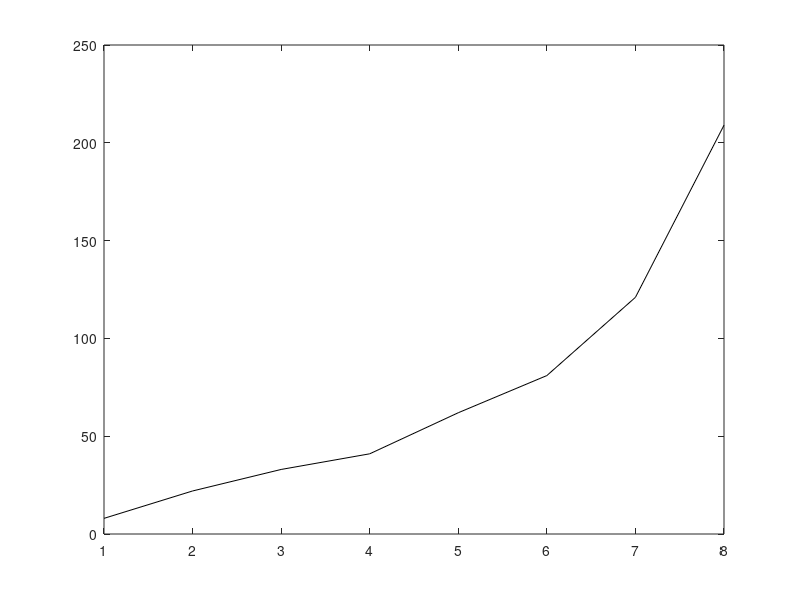

This chart was generated by the following MATLAB code: (Note: this script raises an error after producing the figure.)
close all
clear
clc

addpath('/Users/Roccotepper/Documents/turtles/TurtleData')
addpath('/Users/Roccotepper/Documents/turtles/sinide')


filtL = 0.3;
filtH = 0.0065;
stock = 'JPM'

sampLen = 500;
predLen = 50;
interval = 10;

day = 1525;
futer = 500;
present = day;

% sFFT = SignalGenerator(stock, present+2, 2000);
% [sigFFT, sigHL, sigH, sigL] = sFFT.getSignal('c', filtH, filtL);
%
% m = MoonFinder(sigFFT);
% m.getAandP();

foundP = [209 121 81 62 41 33 22 8];
foundA = [0.67 0.63 0.43 0.29 0.16 0.19 0.14 0.08]*4;
% foundP = [209 121 81 62];
% foundA = [0.67 0.63 0.43 0.29];
theta = [1,2,3,4,5,6,7,8];


icl = 1;
hsvNum = futer/interval;
col = hsv(hsvNum);
figure()
plot(sort(foundP'),'k')


for i = 0:futer/interval
    present = day + i*interval
    
    sMod = SignalGenerator(stock, present+2, sampLen);
    [sig, sigHL, sigH, sigL] = sMod.getSignal('c', filtH, filtL);
    sigMod = sigL;
    plot(sigMod)
    drawnow
    t = (0:length(sigMod)-1).';
    
    fun = @(x)loopClosure(theta, t, sigMod, x);
    
    resMajor = [];
    
    for ii = 1:1
        
        ii
        
        parfor i = 1:20
            
            guess      = zeros(length(theta),3);
            guess(:,1) = rand(length(theta),1)*1;
            guess(:,1) = foundA + ((-0.5+rand(1,length(foundP)))*2)*1
            %         guess(:,2) = rand(length(theta),1)*210;
            guess(:,2) = foundP + ((-0.5+rand(1,length(foundP)))*2)*5
            %         guess(end,2 ) = 10;
            guess(:,3) = rand(length(theta),1)*2*pi;
            guess = guess';
            guess = guess(:);
            guess(end+1) = mean(sigMod);
            
            x0 = [guess'];
            
            lb = [];
            ub = [];
            options = optimset('Display', 'off');
            
            [x, resnorm] = lsqnonlin(fun, x0, lb, ub, options);
            
            
            resMinor = [resnorm/sampLen , x];
            resMajor = [resMajor; resMinor];
            
        end
        
        resMajor = sortrows(resMajor,1);
        
        %     if resMajor(1,1) < 1.5
        %         break
        %     end
        
    end
    
    
    sPro = SignalGenerator(stock, present+2+predLen, sampLen+predLen);
    [sigPro, sigHL, sigH, sigL] = sPro.getSignal('c', filtH, filtL);
    
    % resMajor = sortrows(resMajor,1);
    % resMajor(:,1) = resMajor(:,1)/size(resMajor,1);
    
    x = resMajor(1,2:end);
    xReshaped = reshape(x(1:end-1),3,length(theta));
    A = xReshaped(1,:)';
    P = xReshaped(2,:)';
    theta = xReshaped(3,:)';
    storeProps = [P,A,theta];
    storeProps = sortrows(storeProps,1);
    P = storeProps(:,1);
    A = storeProps(:,2);
    %     if P(1) < 8
    %         A(1) = A(1)*10;
    %     end
    theta = storeProps(:,3);
    
    c = Construction(A, P, theta, predLen, sigMod);
    [model, prediction, projection] = c.constructPro();
    c.plotPro(projection-mean(projection), sigPro-mean(sigPro));
    
    display([sort(foundP'), sort(P)]);
    sum(abs(sort(foundP') - sort(P)))
    resMajor(1:3,1)
    
    % figure(1)
    % hold on
    % plot(P,'color', col(icl,:))
    % icl = icl + 1;
    
    pause
    
    %     close 2
    
end


% deltaSum = [];
% for i = 1:size(resMajor,1)
%     resP = resMajor(i,3:3:size(resMajor,2));
%     selectedP = sortrows(abs(resP)',-1);
%     deltaP = abs(selectedP-foundP');
%     deltaSum = [deltaSum; sum(deltaP),resMajor(i,:)];
% end
%
%
% deltaSum = sortrows(deltaSum,1);
% deltaSum = deltaSum(:,2:end);
%
% x = deltaSum(1,2:end);
% xReshaped = reshape(x(1:end-1),3,length(theta));
% A = xReshaped(1,:);
% P = xReshaped(2,:);
% theta = xReshaped(3,:);
%
% display([sort(foundP'), sort(P')]);
% sum(abs(sort(foundP') - sort(P')))
%
%
%
% c = Construction(A, P, theta, predLen, sigMod);
% [model, prediction, projection] = c.constructPro();
% c.plotPro(projection-mean(projection), sigPro-mean(sigPro));

%     sprintf('Properties found via sorting deltaSum')
%     display([A',P',theta'])


% pause;
% close all;

% end

% figure()
% plot(resMajor(:,1))




% [frq,amp,phi,ave,ssq,cnt] = sinide(sigMod,1,0);
%
% P = 1/frq;
% A = amp;
% theta = phi - pi/2;
% ssq/1000;
%
% props = [P, A, theta, sampLen];
%
% c = Construction(A, P, theta, predLen, sigMod);
% [model, prediction, projection] = c.constructPro();
% c.plotPro(projection, sigPro);
%
% sprintf('Properties found via sinide')
% display([A;P;theta])




